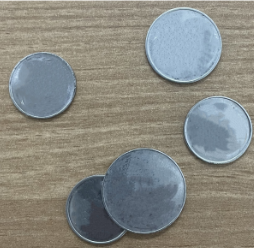
#> input picture coin.png, 254 x 248 px, given in place of Image Path.jpg, which was not available
$ jupyter execute OpenCV.ipynb
#> lines starting #> are read from the running program, lines starting #| are printed output that depends on the picture; pictures that were not available may be replaced by others from this repository, and a replacement may not be noted
[cell 1]
# import openCV
import cv2
import numpy as np

[cell 2]
#Read an Image
image = cv2.imread(r'Image Path.jpg')
#> image is the input picture: shape (248, 254, 3); mean B, G, R 130.2, 136.7, 136.2

[cell 3]
#Display an Image
cv2.imshow('Window name', image)
cv2.waitKey(0)
cv2.destroyAllWindows()

[cell 4]
#Convert Image to Grayscale
gray_image = cv2.cvtColor(image, cv2.COLOR_BGR2GRAY)
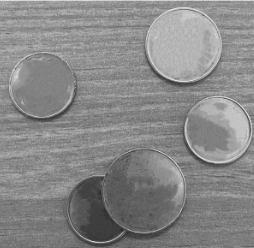
#> gray_image: shape (248, 254); min 41, max 236, mean 135.8
#Displaying the Image
cv2.imshow('Image', gray_image)
cv2.waitKey(0)
cv2.destroyAllWindows()

[cell 5]
#Blur an Image
blurred_image = cv2.GaussianBlur(image, (5, 5), 0)
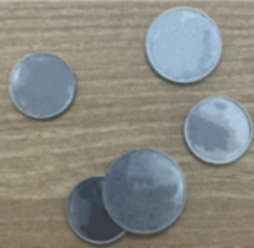
#> blurred_image: shape (248, 254, 3); mean B, G, R 130.2, 136.7, 136.2
smoothed_image = cv2.medianBlur(image, 5)
cv2.imshow('Image', smoothed_image)
cv2.waitKey(0)
cv2.destroyAllWindows()

[cell 6]
RGB_image = cv2.cvtColor(image, cv2.COLOR_BGR2RGB)
cv2.imshow('Image',RGB_image)
cv2.waitKey(0)
cv2.destroyAllWindows()

[cell 7]
#Edge Detection (Canny)
edges = cv2.Canny(gray_image, 2, 15)
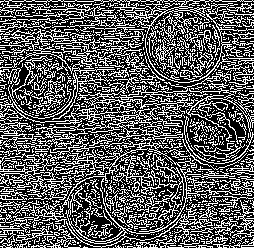
#> edges: shape (248, 254); 36.1% white in thin lines or dots
cv2.imshow('Image', edges)
cv2.waitKey(0)
cv2.destroyAllWindows()

[cell 8]
#Resize an Image
resized_image = cv2.resize(image, (800, 800))
cv2.imshow('Image', resized_image)
cv2.waitKey(0)
cv2.destroyAllWindows()

[cell 9]
#Draw a Line
cv2.line(image, (20, 74), (50, 154), (0, 255, 0), 2)

cv2.imshow('Image', image)
cv2.waitKey(0)
cv2.destroyAllWindows()

[cell 10]
#Draw a Rectangle
cv2.rectangle(image, (20, 74), (50, 154), (0, 255, 0), 2)

cv2.imshow('Image', image)
cv2.waitKey(0)
cv2.destroyAllWindows()

[cell 11]
#Draw a Circle
cv2.circle(image, (200, 200), 50, (250, 255, 0), 2)
cv2.imshow('Image', image)
cv2.waitKey(0)
cv2.destroyAllWindows()

[cell 12]
#Put Text on Image
cv2.putText(image, 'Hello OpenCV!', (200, 200), cv2.FONT_HERSHEY_SIMPLEX, 1, (0, 255, 0), 2)
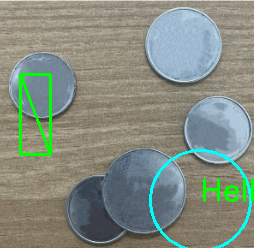
#> image: shape (248, 254, 3); mean B, G, R 129.2, 140.9, 131.8
cv2.imshow('Image', image)
cv2.waitKey(0)
cv2.destroyAllWindows()

[cell 13]
#Capture Video from Webcam
cap = cv2.VideoCapture(0)
while True:
    sucess, frame = cap.read()
    cv2.imshow('Video', frame)
    if cv2.waitKey(1) & 0xFF == ord('q'):
#> (key q is pressed here)
        break
cap.release()
cv2.destroyAllWindows()

[cell 14]
#Read Video from Path
cap = cv2.VideoCapture('video_path')
while True:
    sucess, frame = cap.read()
    cv2.imshow('Video Player', frame)
    if cv2.waitKey(1) & 0xFF == ord('q'):
#> (key q is pressed here)
        break
cap.release()
cv2.destroyAllWindows()

[cell 15]
# This is to make edges more clear
kernel = np.ones((5, 5), np.uint8)
erosion = cv2.erode(image, kernel, iterations=1)
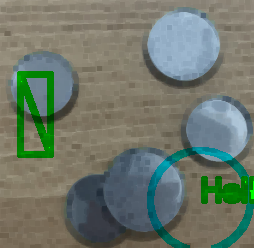
#> erosion: shape (248, 254, 3); mean B, G, R 106.8, 119.5, 109.7
dilation = cv2.dilate(image, kernel, iterations=1)
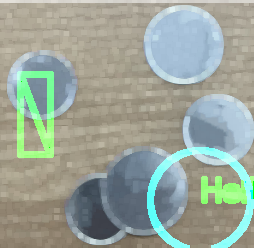
#> dilation: shape (248, 254, 3); mean B, G, R 153.6, 164.7, 154.2
